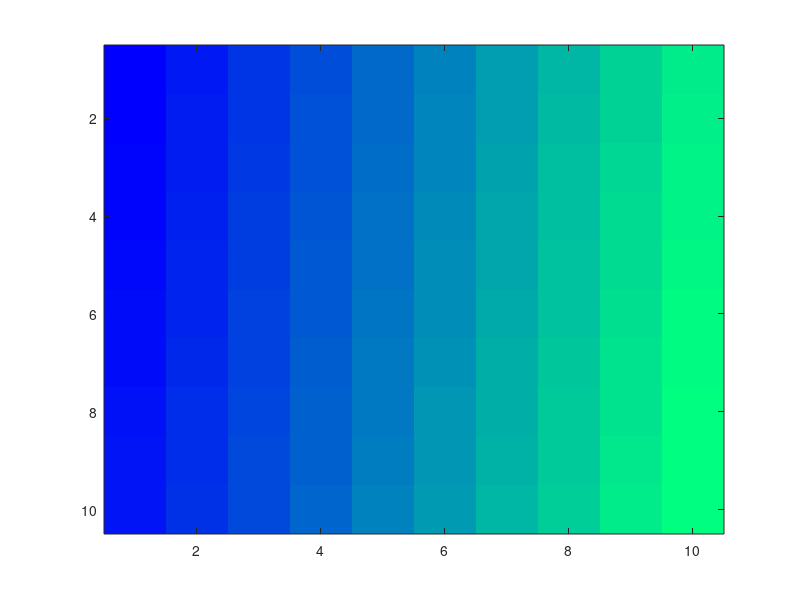

Source code (MATLAB):
% week2_ex_5.m

%figure()
clear all;

matrix = zeros(10,10);
size = size(matrix);
x_length = size(1);
y_length = size(2);

imagesc(matrix);
colormap(gray);

index = 1;
while index < (x_length * y_length)+1
    matrix(index) = 1;
    if index > 1
        matrix(index-1) = index/(x_length * y_length);
    end
    imagesc(matrix)
    pause(0.00005)
    index = index + 1;
    colormap(winter);

end

clear all
%clc
